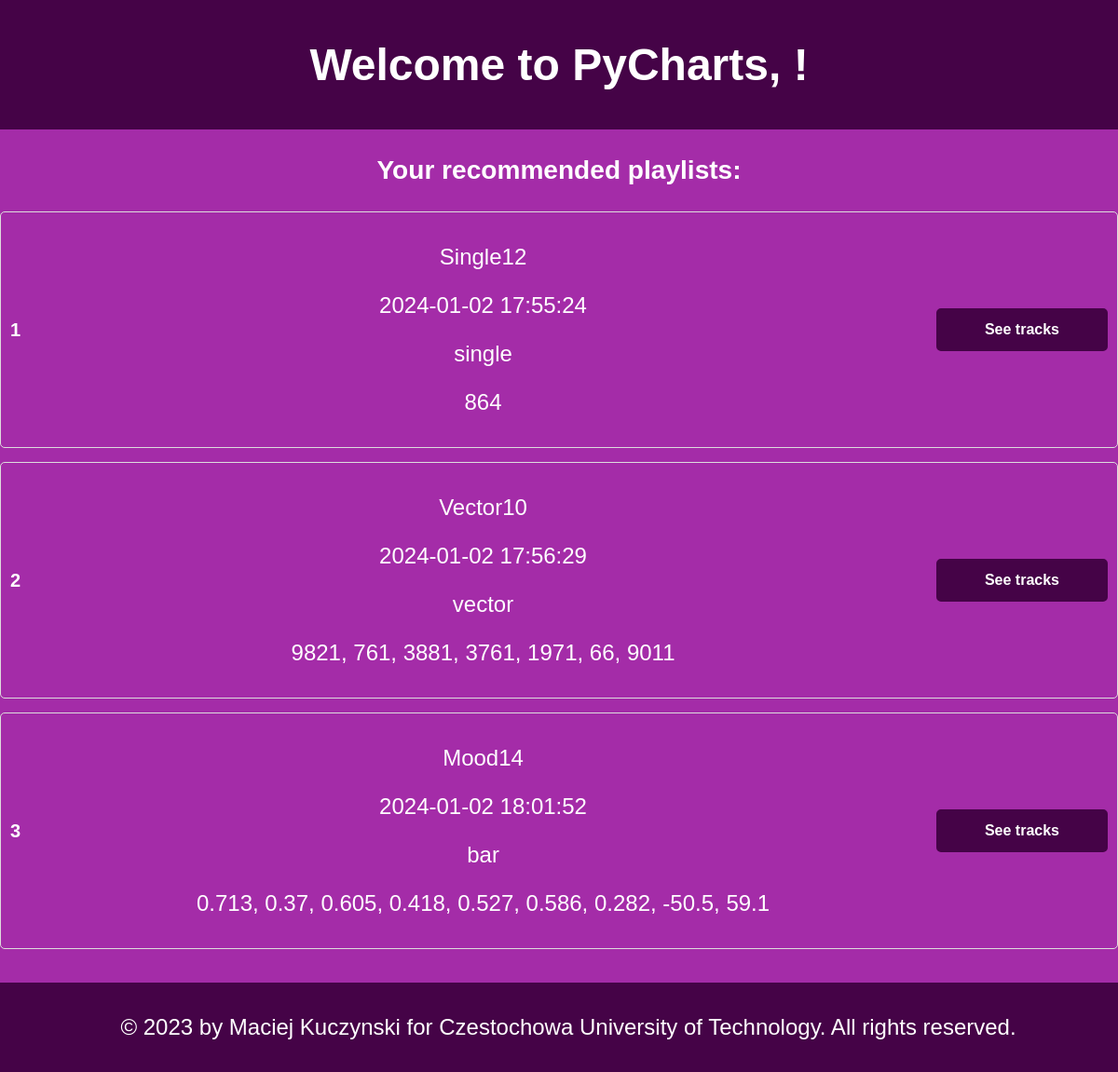
/browse_recommendations, run on the app's committed database.
### tables this page shows
CREATE TABLE Playlist (
    playlist_id INTEGER PRIMARY KEY,
    user_id TEXT,
    playlist_name TEXT,
    date_of_creation DATE,
    playlist_internal_id TEXT,
    generation_method TEXT,
	parameters TEXT,
    correlation REAL,
    FOREIGN KEY (user_id) REFERENCES User(user_internal_id)
);

### flask_app.py (the view)
    @app.route('/browse_recommendations')
    def browseRecommendations():
        db_connection, cursor = database.setupDatabaseConnection()
        playlist_query = cursor.execute('SELECT * FROM Playlist')
        database_global.playlists = playlist_query.fetchall()
        database.commitAndCloseDatabaseConnection(db_connection, cursor)
        return render_template("browse_recommendations.html", playlists = database_global.playlists, user_info = login_global_var.user_info)

### database.py (called while the page is built)
def setupDatabaseConnection():
    db_connection = sqlite3.connect('database/database.db')
    cursor = db_connection.cursor()
    return db_connection, cursor

def commitAndCloseDatabaseConnection(connection, cursor):
    connection.commit()
    cursor.close()
    connection.close()

### templates/browse_recommendations.html (shortened to what this page needs)
<!DOCTYPE html>
<html lang="en">
  <head>
    <link
      rel="stylesheet"
      href="{{ url_for('static', filename='style.css') }}"
    />
  </head>
  <body>
    <header>
      <h1>Welcome to PyCharts, {{ user_info['display_name'] }}!</h1>
    </header>
    <div id="recent-favourites">
      <h3>Your recommended playlists:</h3>
      <ul id="nice-list">
        {% for playlist in playlists %}
        <li>
          <div id="index">{{ playlist[0] }}</div>
          <div id="song-info">
            <p id="playlist_title">{{ playlist[2] }}</p>
            <p id="date_of_creation">{{ playlist[3] }}</p>
            <p id="generation_method">{{ playlist[5] }}</p>
            <p id="playlist_parameters">{{ playlist[6] }}</p>
          </div>
          <form action="{{ url_for('browseTracks') }}" method="POST">
            <button id="nice-button">See tracks</button>
          </form>
        </li>
        {% endfor %}
      </ul>
    </div>
    <br />
    <br />
    <br />
    <br />
    <footer>
      <p>
        &copy; 2023 by Maciej Kuczynski for Czestochowa University of
        Technology. All rights reserved.
      </p>
    </footer>
  </body>
</html>

### static/style.css (style rules this page uses)
header { background-color: #450347; color: #ffffff; padding: 10px; text-align: center; font: "Gotham-Bold"; }
#nice-button { display: inline-block; padding: 12px 50px; font-size: 16px; font-weight: bold; text-align: center; text-decoration: none; cursor: pointer; border-radius: 5px; background-color: #450347; color: #ffffff; border: 2px solid #450347; transition: background-color 0.3s, color 0.3s; }
#recent-favourites { text-align: center; }
#nice-list { list-style: none; padding: 0; margin: 20px 0; }
#nice-list li { display: flex; align-items: center; margin-bottom: 15px; padding: 10px; border: 1px solid #dddddd; border-radius: 5px; }
#index { font-size: 20px; font-weight: bold; margin-right: 10px; }
#song-info { flex: 1; }
body { text-align: center; font-family: "Franklin Gothic", sans-serif; background-color: #a42ca8; color: #ffffff; margin: 0; padding: 0; display: flex; flex-direction: column; min-height: 100vh; font-size: 24px; }
footer { margin-top: auto; background-color: #450347; color: #ffffff; text-align: center; padding: 10px; position: fixed; bottom: 0; width: 100%; }
#playlist_title { text-align: center; align-items: center; }
#date_of_creation { text-align: center; align-items: center; }
#generation_method { text-align: center; align-items: center; }
#playlist_parameters { text-align: center; align-items: center; }

### data on the page
Playlist: playlist_id "1", playlist_name "Single12", date_of_creation "2024-01-02 17:55:24", generation_method "single", parameters "864"
Playlist: playlist_id "2", playlist_name "Vector10", date_of_creation "2024-01-02 17:56:29", generation_method "vector", parameters "9821, 761, 3881, 3761, 1971, 66, 9011"
Playlist: playlist_id "3", playlist_name "Mood14", date_of_creation "2024-01-02 18:01:52", generation_method "bar", parameters "0.713, 0.37, 0.605, 0.418, 0.527, 0.586, 0.282, -50.5, 59.1"
